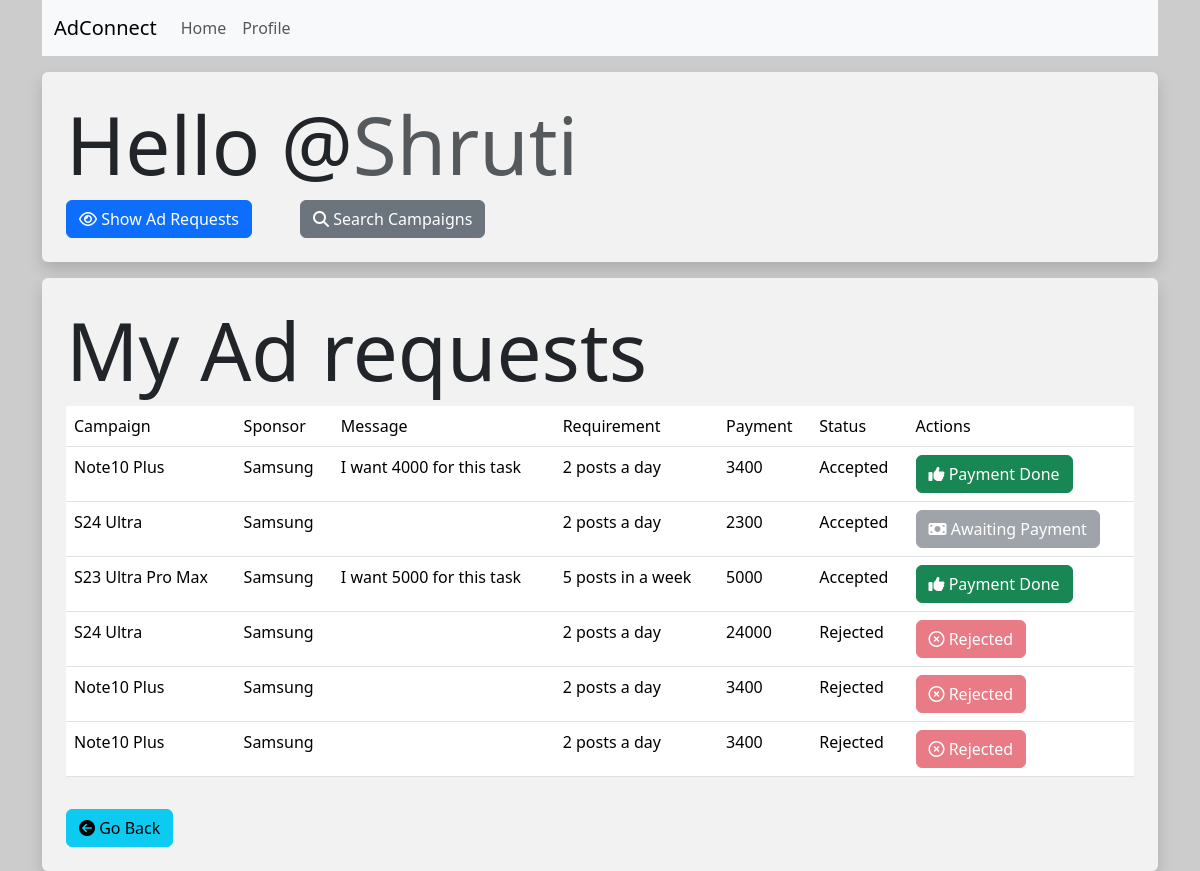
The page /influencer/1/show_ad_requests (signed in) on the database its author committed.
### models.py (models this page shows)
class Influencer(db.Model):
    __tablename__ = 'influencers'
    id = db.Column(db.Integer, primary_key=True)
    username = db.Column(db.String(128),unique=True,nullable=False)
    passhash = db.Column(db.String(256),nullable=False)
    name = db.Column(db.String(64),nullable=True)
    category = db.Column(db.String(128),nullable=False)
    niche = db.Column(db.String(128),nullable=False)
    reach = db.Column(db.Integer)
    ad_requests = db.relationship('AdRequest', back_populates='influencer')

class AdRequest(db.Model):
    __tablename__ = 'ad_requests'
    id = db.Column(db.Integer, primary_key=True)
    campaign_id = db.Column(db.Integer, db.ForeignKey('campaigns.id'))
    influencer_id = db.Column(db.Integer, db.ForeignKey('influencers.id'))
    sponsor_id = db.Column(db.Integer, db.ForeignKey('sponsors.id'))
    messages = db.Column(db.Text)
    requirements = db.Column(db.Text)
    payment_amount = db.Column(db.Integer)
    status = db.Column(db.String(64), nullable=False, default='Pending')  # Could be 'Pending', 'Accepted', 'Rejected'
    sponsor_accepted = db.Column(db.Boolean, default=None)
    influencer_accepted = db.Column(db.Boolean, default=None)
    payment_status = db.Column(db.Boolean, default=False)
    campaign = db.relationship('Campaign', back_populates='ad_requests')
    influencer = db.relationship('Influencer', back_populates='ad_requests')
    sponsor = db.relationship('Sponsor', back_populates='ad_requests')

class Campaign(db.Model):
    __tablename__ = 'campaigns'
    id = db.Column(db.Integer, primary_key=True)
    name = db.Column(db.String(256), nullable=False)
    description = db.Column(db.Text)
    start_date = db.Column(db.Date)
    end_date = db.Column(db.Date)
    budget = db.Column(db.Float)
    visibility = db.Column(db.String(64))  # Could be 'public' or 'private'
    goals = db.Column(db.Text)
    payment_amount = db.Column(db.Float, nullable=False)
    requirements = db.Column(db.String, nullable=False)
    sponsor_id = db.Column(db.Integer, db.ForeignKey('sponsors.id'))
    sponsor = db.relationship('Sponsor', back_populates='campaigns')
    ad_requests = db.relationship('AdRequest', back_populates='campaign')

class Sponsor(db.Model):
    __tablename__ = 'sponsors'
    id = db.Column(db.Integer, primary_key=True)
    username = db.Column(db.String(128),unique=True,nullable=False)
    passhash = db.Column(db.String(256),nullable=False)
    name = db.Column(db.String(64),nullable=True)
    budget = db.Column(db.Integer,nullable=True)
    industry = db.Column(db.String(64), nullable=True)
    campaigns = db.relationship('Campaign', back_populates='sponsor')
    ad_requests = db.relationship('AdRequest', back_populates='sponsor')

### routes.py (the view)
@app.route('/influencer/<int:influencer_id>/show_ad_requests')
@influencer_required
def show_ad_requests(influencer_id):
    influencer = Influencer.query.filter_by(id=influencer_id).first()
    ad_requests = AdRequest.query.filter_by(influencer_id=influencer_id).order_by(desc(AdRequest.influencer_accepted)).all()
    return render_template("/influencer/show_ad_requests.html", influencer = influencer, ad_requests = ad_requests)

### routes.py (called while the page is built)
def influencer_required(inner_func):
    @wraps(inner_func)
    def decorated_func(*args, **kwargs):
        if session.get("id"):
            if session.get("user_type") == "influencer":
                if session['is_flagged'] == True:
                    flash("Error : Your account has been flagged. Please contact our support team at support@adconnect.in ")
                    return redirect(url_for('login'))
                else:
                    return inner_func(*args, **kwargs)
            else:
                flash("Error : You are not authorized to access this page")
                return redirect(url_for('index'))
        else:
            flash("Error : Please log in to continue")
            return redirect(url_for('login'))
    return decorated_func

### templates/influencer/show_ad_requests.html (shortened to what this page needs)
{% extends 'layout.html' %}
{% block content %}
    <div class="p-4 bg-white bg-opacity-75 rounded shadow mt-3">
        <h1 class="display-1">Hello @<span class="text-muted">{{  influencer.username  }}</span></h1>
        <div class="d-flex gap-5">
            <button type="submit" class="btn btn-primary"><i class="fa-regular fa-eye"></i> Show Ad Requests</button>
            <a href="{{  url_for('search_campaigns', influencer_id = influencer.id)  }}" class="btn btn-secondary"><i class="fa-solid fa-magnifying-glass"></i> Search Campaigns</a>
        </div>
    </div>
    <div class="p-4 bg-white bg-opacity-75 rounded shadow mt-3">
        <h1 class="display-1">My Ad requests</h1>
        <table class="table table-hover">
            <thead>
                <tr>
                    <td>Campaign</td>
                    <td>Sponsor</td>
                    <td>Message</td>
                    <td>Requirement</td>
                    <td>Payment</td>
                    <td>Status</td>
                    <td>Actions</td>
                </tr>
            </thead>
            <tbody>
                {% for ad_request in ad_requests %}
                    <tr>
                        <td>{{ad_request.campaign.name}}</td>
                        <td>{{ad_request.sponsor.name}}</td>
                        <td>{{ad_request.messages}}</td>
                        <td>{{ad_request.requirements}}</td>
                        <td>{{ad_request.payment_amount}}</td>
                        <td>
                            {% if (ad_request.sponsor_accepted == True) and (ad_request.influencer_accepted == None) %}
                                Sponsor Accepted
                            {% elif (ad_request.sponsor_accepted == None) and (ad_request.influencer_accepted == True) %}
                                Influencer Accepted
                            {% elif (ad_request.sponsor_accepted == False) and (ad_request.influencer_accepted == None) %}
                                Sponsor Rejected
                            {% elif (ad_request.sponsor_accepted == None) and (ad_request.influencer_accepted == False) %}
                                Influencer Rejected
                            {% else %}
                                {{ad_request.status}}
                            {% endif %}
                        </td>
                        <td>
                            {% if ad_request.sponsor_accepted == True and ad_request.influencer_accepted == True%}
                                {% if ad_request.payment_status == True %}
                                    <button class="btn btn-success"><i class="fa-solid fa-thumbs-up"></i> Payment Done </button>
                                {% else %}
                                <button class="btn btn-secondary" disabled><i class="fa-solid fa-money-bill"></i> Awaiting Payment </button>
                                {% endif %}
                            {% elif ad_request.influencer_accepted == True and ad_request.sponsor_accepted != False %}
                                <button class="btn btn-success" disabled><i class="fa-regular fa-circle-check"></i> Accepted </button>
                            {% elif (ad_request.influencer_accepted == False) or (ad_request.sponsor_accepted == False) %}
                                <button class="btn btn-danger" disabled><i class="fa-regular fa-circle-xmark"></i> Rejected </button>
                            {% endif %}
                        </td>
                    </tr>
                {% endfor %}
            </tbody>
        </table>
        <div class="form-group p-2"></div>
            <a href="{{ url_for('influencer_home') }}" class="btn btn-info"><i class="fa fa-arrow-circle-left"></i> Go Back</a>
        </div>
    </div>
{% endblock %}

### templates/layout.html (style rules this page uses)
body { background-image: url('https://picsum.photos/1920/1080'); background-size: cover; background-repeat: no-repeat; background-attachment: fixed; }

### rows shown on the page
Influencer: username "Shruti"
AdRequest: campaign.name "Note10 Plus", sponsor.name "Samsung", messages "I want 4000 for this task", requirements "2 posts a day", payment_amount "3400", status "Accepted", sponsor_accepted True (drawn)
AdRequest: campaign.name "S24 Ultra", sponsor.name "Samsung", requirements "2 posts a day", payment_amount "2300", status "Accepted", sponsor_accepted True (drawn)
AdRequest: campaign.name "S23 Ultra Pro Max", sponsor.name "Samsung", messages "I want 5000 for this task", requirements "5 posts in a week", payment_amount "5000", status "Accepted", sponsor_accepted True (drawn)
AdRequest: campaign.name "S24 Ultra", sponsor.name "Samsung", requirements "2 posts a day", payment_amount "24000", status "Rejected", sponsor_accepted True (drawn)
AdRequest: campaign.name "Note10 Plus", sponsor.name "Samsung", requirements "2 posts a day", payment_amount "3400", status "Rejected", sponsor_accepted True (drawn)
AdRequest: campaign.name "Note10 Plus", sponsor.name "Samsung", requirements "2 posts a day", payment_amount "3400", status "Rejected", sponsor_accepted True (drawn)
